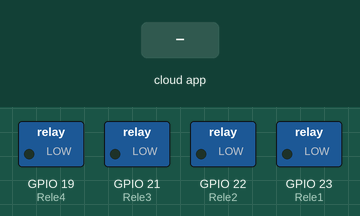
Recording of a sketch running on a simulated ESP32. Parts: switched loads named in the sketch (green lamp = pin HIGH). The inputs (shaded band) are chosen by the test bench. WiFi joins after 1.5 s; servers stay silent unless stated; no MQTT or app messages arrive unless stated; what the sketch prints to the serial monitor is not drawn.

Above: at 2.7 s.
2.8 s: the phone or cloud app sets Rele1 to 1
At 3.5 s:
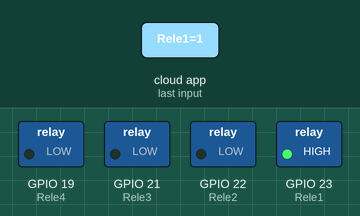
4.3 s: the phone or cloud app sets Rele3 to 1
At 5.4 s:
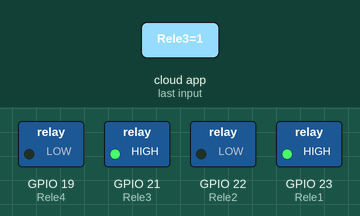
5.8 s: the phone or cloud app sets Rele2 to 1
At 6.9 s:
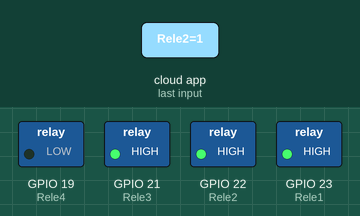
7.3 s: the phone or cloud app sets Rele4 to 1
At 7.7 s:
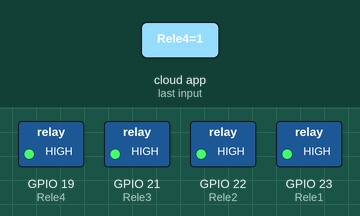
8.8 s: the phone or cloud app sets Rele1 to 0
At 9.2 s:
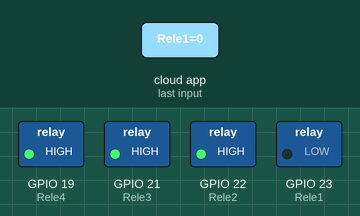
10.3 s: the phone or cloud app sets Rele3 to 0
At 11.1 s:
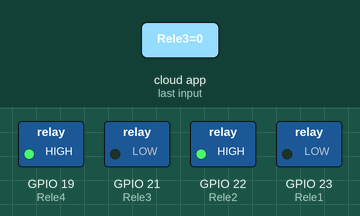
Timing chart, 0 to 12.8 s (numbered marks = the images above; inputs shaded):
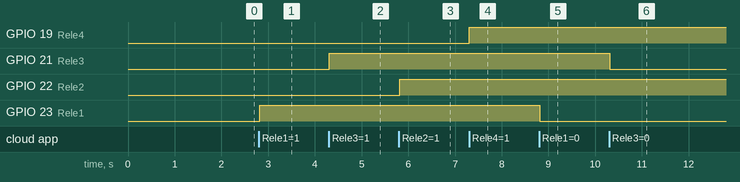

Measured:
- after the input at 2.8 s, GPIO 23 (Rele1): LOW → HIGH at once
- after the input at 4.3 s, GPIO 21 (Rele3): LOW → HIGH at once
- after the input at 5.8 s, GPIO 22 (Rele2): LOW → HIGH at once
- after the input at 7.3 s, GPIO 19 (Rele4): LOW → HIGH at once
- after the input at 8.8 s, GPIO 23 (Rele1): HIGH → LOW at once
- after the input at 10.3 s, GPIO 21 (Rele3): HIGH → LOW at once

The sketch:

Teste_MQTT_Adafruit_GoogleAssistant.ino
```cpp
#include <WiFi.h>
#include "Adafruit_MQTT.h"
#include "Adafruit_MQTT_Client.h"


#define Rele1            23
#define Rele2            22
#define Rele3            21
#define Rele4            19
#define Rele5            18
#define Rele6             5
#define Rele7            25
#define Rele8            26

#define WLAN_SSID       "RVR 2,4GHz"             // Your SSID
#define WLAN_PASS       "RodrigoValRobson2021"   // Your password

/************************* Adafruit.io Setup *********************************/

#define AIO_SERVER      "io.adafruit.com" //Adafruit Server
#define AIO_SERVERPORT  1883
#define AIO_USERNAME    "LoboAlfa"
#define AIO_KEY         "aio_IIoi47ogUlAVQfyQEjIu1sjQeFwk"

//WIFI CLIENT
WiFiClient client;

Adafruit_MQTT_Client mqtt(&client, AIO_SERVER, AIO_SERVERPORT, AIO_USERNAME, AIO_KEY);

Adafruit_MQTT_Subscribe Light1 = Adafruit_MQTT_Subscribe(&mqtt, AIO_USERNAME "/feeds/Rele1"); // Crie aqui sua variavel
Adafruit_MQTT_Subscribe Light2 = Adafruit_MQTT_Subscribe(&mqtt, AIO_USERNAME "/feeds/Rele2"); // a palavra feeds deve estar em todos
Adafruit_MQTT_Subscribe Light3 = Adafruit_MQTT_Subscribe(&mqtt, AIO_USERNAME "/feeds/Rele3");
Adafruit_MQTT_Subscribe Light4 = Adafruit_MQTT_Subscribe(&mqtt, AIO_USERNAME "/feeds/Rele4");

void MQTT_connect();

void setup() {
  Serial.begin(115200);

  pinMode(Rele1, OUTPUT);
  pinMode(Rele2, OUTPUT);
  pinMode(Rele3, OUTPUT);
  pinMode(Rele4, OUTPUT);

  // Connect to WiFi access point.
  Serial.println(); Serial.println();
  Serial.print("Connecting to ");
  Serial.println(WLAN_SSID);

  WiFi.begin(WLAN_SSID, WLAN_PASS);
  while (WiFi.status() != WL_CONNECTED) {
    delay(500);
    Serial.print(".");
  }
  Serial.println();

  Serial.println("WiFi connected");
  Serial.println("IP address: ");
  Serial.println(WiFi.localIP());

  mqtt.subscribe(&Light1);
  mqtt.subscribe(&Light3);
  mqtt.subscribe(&Light2);
  mqtt.subscribe(&Light4);
}

void loop() {

  MQTT_connect();

  Adafruit_MQTT_Subscribe *subscription;
  while ((subscription = mqtt.readSubscription(20000))) {
    if (subscription == &Light1) {
      Serial.print(F("Got: "));
      Serial.println((char *)Light1.lastread);
      int Light1_State = atoi((char *)Light1.lastread);
      digitalWrite(Rele1, Light1_State);
    }
    if (subscription == &Light2) {
      Serial.print(F("Got: "));
      Serial.println((char *)Light2.lastread);
      int Light2_State = atoi((char *)Light2.lastread);
      digitalWrite(Rele2, Light2_State);
    }
    if (subscription == &Light3) {
      Serial.print(F("Got: "));
      Serial.println((char *)Light3.lastread);
      int Light3_State = atoi((char *)Light3.lastread);
      digitalWrite(Rele3, Light3_State);
    }
    if (subscription == &Light4) {
      Serial.print(F("Got: "));
      Serial.println((char *)Light4.lastread);
      int Light4_State = atoi((char *)Light4.lastread);
      digitalWrite(Rele4, Light4_State);
    }
  }
}

void MQTT_connect() {
  int8_t ret;

  if (mqtt.connected()) {
    return;
  }

  Serial.print("Connecting to MQTT... ");

  uint8_t retries = 3;

  while ((ret = mqtt.connect()) != 0) {
    Serial.println(mqtt.connectErrorString(ret));
    Serial.println("Retrying MQTT connection in 5 seconds...");
    mqtt.disconnect();
    delay(5000);
    retries--;
    if (retries == 0) {
      while (1);
    }
  }
  Serial.println("MQTT Connected!");
}
```
